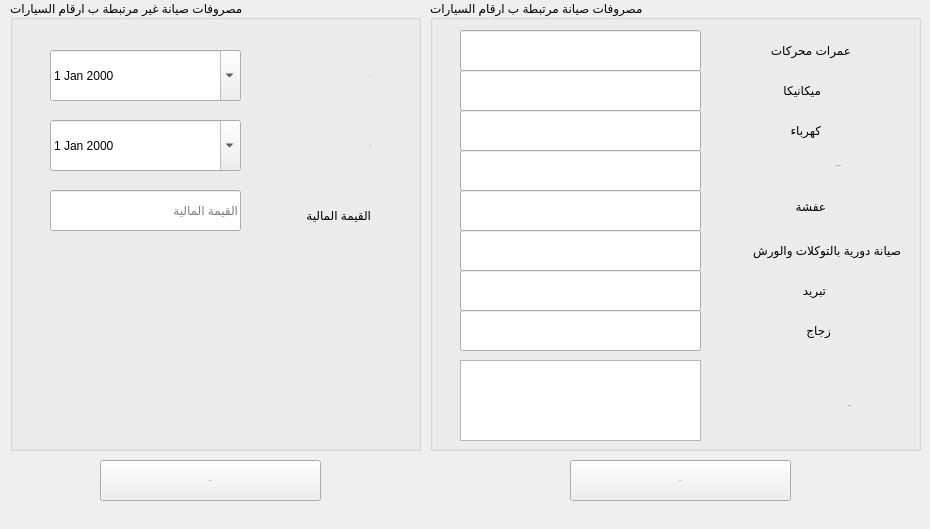
    <widget class="QWidget" name="tab_3">
     <attribute name="title">
      <string> الصيانة </string>
     </attribute>
     <widget class="QGroupBox" name="groupBox_7">
      <property name="geometry">
       <rect>
        <x>430</x>
        <y>0</y>
        <width>491</width>
        <height>451</height>
       </rect>
      </property>
      <property name="title">
       <string>مصروفات صيانة مرتبطة ب ارقام السيارات</string>
      </property>
      <widget class="QPlainTextEdit" name="pt_1">
       <property name="geometry">
        <rect>
         <x>30</x>
         <y>360</y>
         <width>241</width>
         <height>81</height>
        </rect>
       </property>
       <property name="toolTip">
        <string>ادخل ملاحظاتك</string>
       </property>
      </widget>
      <widget class="QLabel" name="label_19">
       <property name="geometry">
        <rect>
         <x>350</x>
         <y>390</y>
         <width>71</width>
         <height>31</height>
        </rect>
       </property>
       <property name="font">
        <font>
         <pointsize>-1</pointsize>
        </font>
       </property>
       <property name="text">
        <string>ملاحظات</string>
       </property>
      </widget>
      <widget class="QLineEdit" name="lineEdit_43">
       <property name="geometry">
        <rect>
         <x>30</x>
         <y>270</y>
         <width>241</width>
         <height>41</height>
        </rect>
       </property>
      </widget>
      <widget class="QLineEdit" name="lineEdit_44">
       <property name="geometry">
        <rect>
         <x>30</x>
         <y>110</y>
         <width>241</width>
         <height>41</height>
        </rect>
       </property>
      </widget>
      <widget class="QLabel" name="label_130">
       <property name="geometry">
        <rect>
         <x>340</x>
         <y>320</y>
         <width>61</width>
         <height>21</height>
        </rect>
       </property>
       <property name="text">
        <string>زجاج</string>
       </property>
      </widget>
      <widget class="QLabel" name="label_131">
       <property name="geometry">
        <rect>
         <x>290</x>
         <y>240</y>
         <width>181</width>
         <height>21</height>
        </rect>
       </property>
       <property name="text">
        <string>صيانة دورية بالتوكلات والورش</string>
       </property>
      </widget>
      <widget class="QLineEdit" name="lineEdit_45">
       <property name="geometry">
        <rect>
         <x>30</x>
         <y>30</y>
         <width>241</width>
         <height>41</height>
        </rect>
       </property>
      </widget>
      <widget class="QLabel" name="label_132">
       <property name="geometry">
        <rect>
         <x>320</x>
         <y>80</y>
         <width>71</width>
         <height>20</height>
        </rect>
       </property>
       <property name="text">
        <string>ميكانيكا</string>
       </property>
      </widget>
      <widget class="QLineEdit" name="lineEdit_46">
       <property name="geometry">
        <rect>
         <x>30</x>
         <y>150</y>
         <width>241</width>
         <height>41</height>
        </rect>
       </property>
      </widget>
      <widget class="QLabel" name="label_133">
       <property name="geometry">
        <rect>
         <x>320</x>
         <y>150</y>
         <width>91</width>
         <height>31</height>
        </rect>
       </property>
       <property name="font">
        <font>
         <pointsize>-1</pointsize>
        </font>
       </property>
       <property name="text">
        <string>سمكرة ودوكو</string>
       </property>
      </widget>
      <widget class="QLabel" name="label_134">
       <property name="geometry">
        <rect>
         <x>330</x>
         <y>40</y>
         <width>91</width>
         <height>20</height>
        </rect>
       </property>
       <property name="text">
        <string>عمرات محركات</string>
       </property>
      </widget>
      <widget class="QLineEdit" name="lineEdit_47">
       <property name="geometry">
        <rect>
         <x>30</x>
         <y>70</y>
         <width>241</width>
         <height>41</height>
        </rect>
       </property>
      </widget>
      <widget class="QLabel" name="label_135">
       <property name="geometry">
        <rect>
         <x>350</x>
         <y>280</y>
         <width>46</width>
         <height>21</height>
        </rect>
       </property>
       <property name="text">
        <string>تبريد</string>
       </property>
      </widget>
      <widget class="QLabel" name="label_136">
       <property name="geometry">
        <rect>
         <x>290</x>
         <y>110</y>
         <width>101</width>
         <height>41</height>
        </rect>
       </property>
       <property name="text">
        <string>كهرباء</string>
       </property>
      </widget>
      <widget class="QLineEdit" name="lineEdit_48">
       <property name="geometry">
        <rect>
         <x>30</x>
         <y>190</y>
         <width>241</width>
         <height>41</height>
        </rect>
       </property>
      </widget>
      <widget class="QLineEdit" name="lineEdit_49">
       <property name="geometry">
        <rect>
         <x>30</x>
         <y>310</y>
         <width>241</width>
         <height>41</height>
        </rect>
       </property>
      </widget>
      <widget class="QLabel" name="label_137">
       <property name="geometry">
        <rect>
         <x>350</x>
         <y>200</y>
         <width>46</width>
         <height>13</height>
        </rect>
       </property>
       <property name="text">
        <string>عفشة</string>
       </property>
      </widget>
      <widget class="QLineEdit" name="lineEdit_50">
       <property name="geometry">
        <rect>
         <x>30</x>
         <y>230</y>
         <width>241</width>
         <height>41</height>
        </rect>
       </property>
      </widget>
     </widget>
     <widget class="QGroupBox" name="groupBox_8">
      <property name="geometry">
       <rect>
        <x>10</x>
        <y>0</y>
        <width>411</width>
        <height>451</height>
       </rect>
      </property>
      <property name="title">
       <string>مصروفات صيانة غير مرتبطة ب ارقام السيارات</string>
      </property>
      <widget class="QDateEdit" name="dateEdit">
       <property name="geometry">
        <rect>
         <x>40</x>
         <y>50</y>
         <width>191</width>
         <height>51</height>
        </rect>
       </property>
       <property name="calendarPopup">
        <bool>true</bool>
       </property>
      </widget>
      <widget class="QLabel" name="label_52">
       <property name="geometry">
        <rect>
         <x>250</x>
         <y>130</y>
         <width>111</width>
         <height>31</height>
        </rect>
       </property>
       <property name="font">
        <font>
         <pointsize>-1</pointsize>
        </font>
       </property>
       <property name="text">
        <string>الي</string>
       </property>
      </widget>
      <widget class="QLabel" name="label_21">
       <property name="geometry">
        <rect>
         <x>270</x>
         <y>190</y>
         <width>91</width>
         <height>51</height>
        </rect>
       </property>
       <property name="text">
        <string>القيمة المالية</string>
       </property>
      </widget>
      <widget class="QLabel" name="label_20">
       <property name="geometry">
        <rect>
         <x>250</x>
         <y>60</y>
         <width>111</width>
         <height>31</height>
        </rect>
       </property>
       <property name="font">
        <font>
         <pointsize>-1</pointsize>
        </font>
       </property>
       <property name="text">
        <string>من</string>
       </property>
      </widget>
      <widget class="QDateEdit" name="dateEdit_2">
       <property name="geometry">
        <rect>
         <x>40</x>
         <y>120</y>
         <width>191</width>
         <height>51</height>
        </rect>
       </property>
       <property name="calendarPopup">
        <bool>true</bool>
       </property>
      </widget>
      <widget class="QLineEdit" name="le_value">
       <property name="geometry">
        <rect>
         <x>40</x>
         <y>190</y>
         <width>191</width>
         <height>41</height>
        </rect>
       </property>
       <property name="placeholderText">
        <string>القيمة المالية</string>
       </property>
      </widget>
     </widget>
     <widget class="QPushButton" name="pushButton_6">
      <property name="geometry">
       <rect>
        <x>570</x>
        <y>460</y>
        <width>221</width>
        <height>41</height>
       </rect>
      </property>
      <property name="font">
       <font>
        <pointsize>-1</pointsize>
       </font>
      </property>
      <property name="toolTip">
       <string>اضغط لحفظ البيانات</string>
      </property>
      <property name="text">
       <string>حفظ</string>
      </property>
     </widget>
     <widget class="QPushButton" name="pushButton_9">
      <property name="geometry">
       <rect>
        <x>100</x>
        <y>460</y>
        <width>221</width>
        <height>41</height>
       </rect>
      </property>
      <property name="font">
       <font>
        <pointsize>-1</pointsize>
       </font>
      </property>
      <property name="toolTip">
       <string>اضغط لحفظ البيانات</string>
      </property>
      <property name="text">
       <string>اضافة </string>
      </property>
     </widget>
     <widget class="QLabel" name="label_33">
      <property name="geometry">
       <rect>
        <x>320</x>
        <y>500</y>
        <width>271</width>
        <height>20</height>
       </rect>
      </property>
      <property name="text">
       <string/>
      </property>
     </widget>
    </widget>
